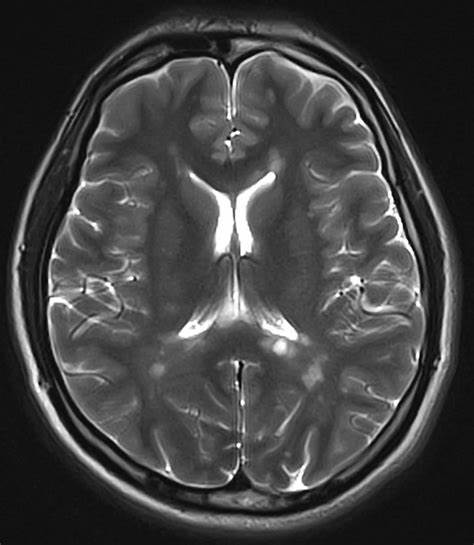
#> input picture OIP.jpg, 474 x 545 px, found by its file name
$ python Task.py
#> lines starting #> are read from the running program, lines starting #| are printed output that depends on the picture
import cv2
import numpy as np
from scipy.signal import wiener
from matplotlib import pyplot as plt

# Step 1: Load the Image
# Replace with the path to your image
image_path = "D:/OIP.jpg"  # Example input image path
bgr_image = cv2.imread(image_path)  # Read image in its original color format
#> bgr_image is the input picture: shape (545, 474, 3); min 0, max 255, mean 66.6

if bgr_image is None:
    print(f"Error: Unable to load the image from {image_path}. Ensure the file exists.")
    exit()

# Step 2: Convert the Image to YUV Color Space
yuv_image = cv2.cvtColor(bgr_image, cv2.COLOR_BGR2YUV)
#> yuv_image: shape (545, 474, 3); mean of channels 0, 1, 2 66.6, 128, 128

# Step 3: Extract the Y (luminance) Channel
y_channel = yuv_image[:, :, 0]  # Luminance/brightness data for further processing

# Step 4: Apply Wiener Filtering to the Y Channel
# Wiener filter on the Y channel to reduce noise
# Note: Ensure the Y channel is casted to float to avoid overflow/precision issues
y_channel_denoised = wiener(y_channel.astype(float), (5, 5))  # Filter size set to 5x5
y_channel_denoised = np.clip(y_channel_denoised, 0, 255).astype(np.uint8)  # Convert back to uint8

# Step 5: Perform Histogram Equalization on the Denoised Y Channel
y_channel_enhanced = cv2.equalizeHist(y_channel_denoised)
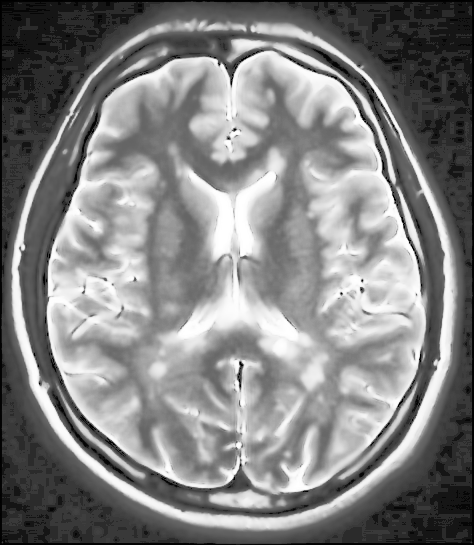
#> y_channel_enhanced: shape (545, 474); min 0, max 255, mean 130

# Step 6: Reduce Brightness in the Enhanced Image
brightness_factor = 0.8  # Reduce brightness by multiplying the Y channel by 0.8 (adjustable)
y_channel_enhanced = np.clip(y_channel_enhanced * brightness_factor, 0, 255).astype(np.uint8)
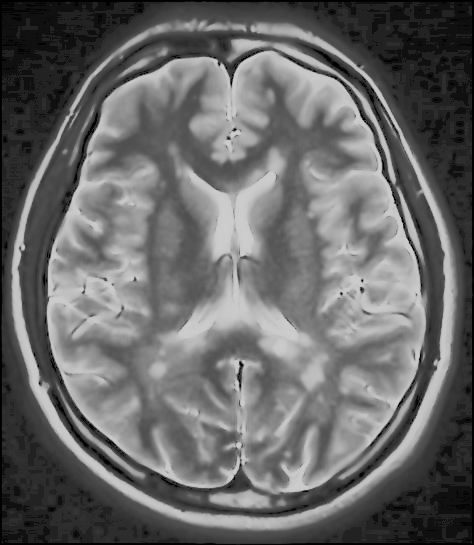
#> y_channel_enhanced: shape (545, 474); min 0, max 204, mean 103.6

# Step 7: Replace the Original Y Channel with the Enhanced One in YUV Image
yuv_image[:, :, 0] = y_channel_enhanced  # Replace the processed Y channel
#> yuv_image: shape (545, 474, 3); mean of channels 0, 1, 2 103.6, 128, 128

# Step 8: Convert the Processed YUV Image Back to BGR Color Space
enhanced_bgr_image = cv2.cvtColor(yuv_image, cv2.COLOR_YUV2BGR)

# Step 9: Display and Compare Results
plt.figure(figsize=(15, 6))

# Original Image
plt.subplot(1, 3, 1)
plt.title("Original Image (BGR)")
plt.imshow(cv2.cvtColor(bgr_image, cv2.COLOR_BGR2RGB))  # Convert BGR to RGB for display
plt.axis("off")

# Wiener Filtered Image
plt.subplot(1, 3, 2)
plt.title("Denoised Image (Wiener Filter)")
plt.imshow(y_channel_denoised, cmap='gray')  # Show the Wiener-filtered Y channel
plt.axis("off")

# Enhanced (Final) Image
plt.subplot(1, 3, 3)
plt.title("Enhanced Image with Reduced Brightness")
plt.imshow(cv2.cvtColor(enhanced_bgr_image, cv2.COLOR_BGR2RGB))  # Convert BGR to RGB for display
plt.axis("off")

plt.tight_layout()
plt.show()
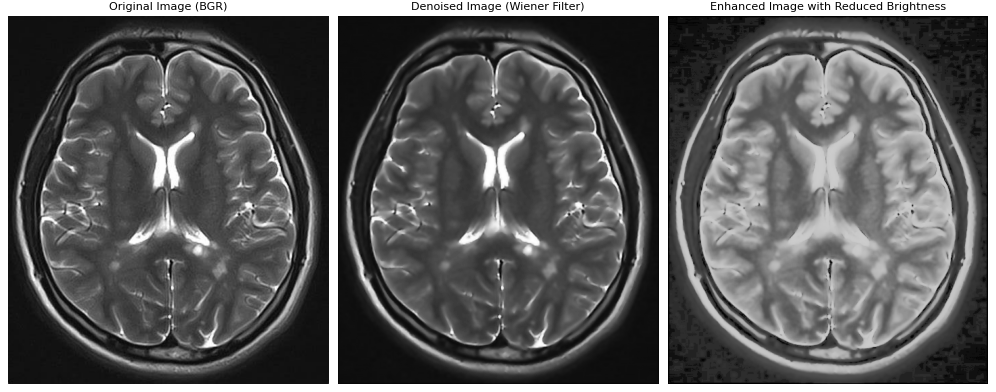
#> figure drawn by matplotlib, 3 panels

$ run again, with butterfly.jpg copied over OIP.jpg
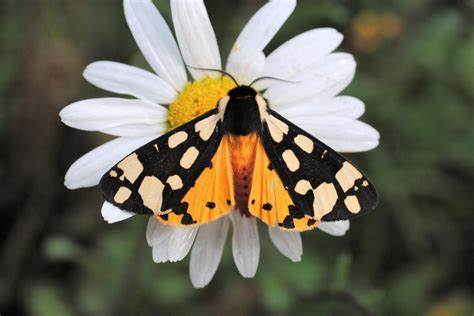
#> input picture butterfly.jpg, 474 x 316 px, found by its file name
#> bgr_image is the input picture: shape (316, 474, 3); mean B, G, R 86, 101.7, 105.2
#> `enhanced_bgr_image = cv2.cvtColor(yuv_image, cv2.COLOR_YUV2BGR)`:
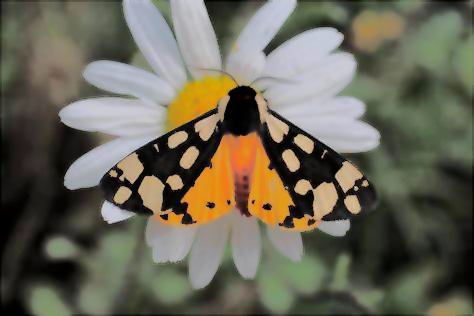
#> enhanced_bgr_image: shape (316, 474, 3); mean B, G, R 87.7, 103.1, 106.6
#> `plt.show()`:
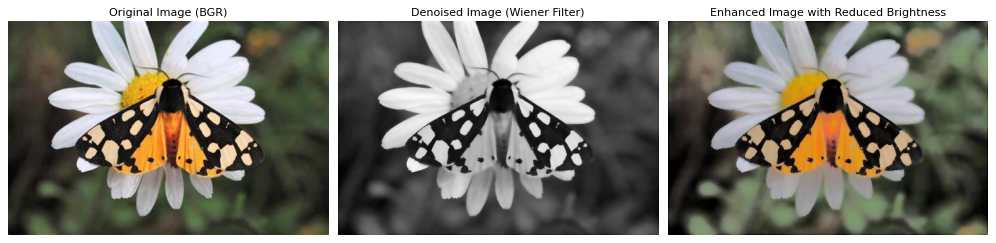
#> figure drawn by matplotlib, 3 panels
